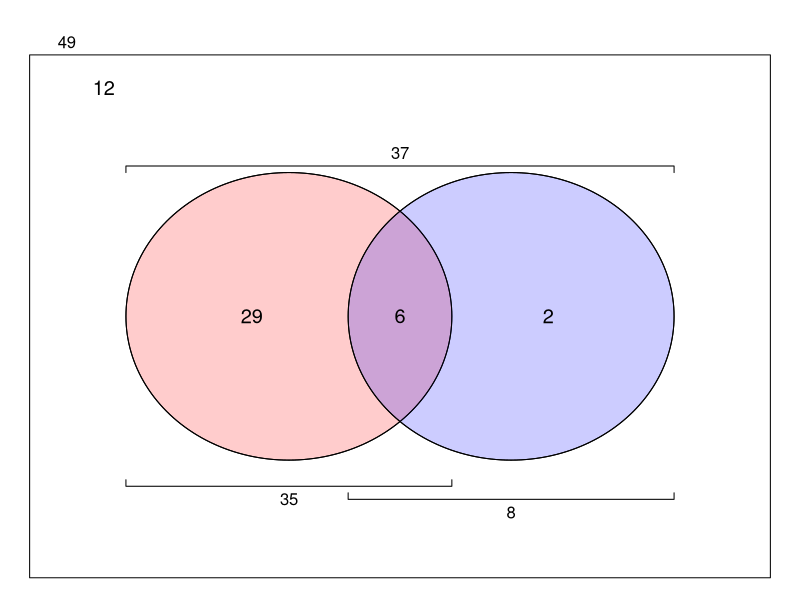

The R source for this figure:
## ---- chunk 1

# set oA, oB, i, nAB
# u = oA+oB-i
# A = oA+i
# B = oB+i
# tot = u+nAB
# oA, oB, i, u, A, B, nAB, tot   

while(T){
    da4 = sample(2:30,4)
    oA = da4[1]
    oB = da4[2]
    I = da4[3]
    nAB = da4[4]
    U = oA+oB+I
    A = oA+I
    B = oB+I
    tot = U+nAB
    a = c(oA,oB,I,U,A,B,nAB,tot)
    whichgive = sample(1:8,4)
    gottem = 1*(1:8==whichgive[1])+1*(1:8==whichgive[2])+1*(1:8==whichgive[3])+1*(1:8==whichgive[4])
    eqs = list(c(1,3,5),c(2,3,6),c(4,7,8),c(1,2,3,4))
    wa = numeric()
    for(i in 1:10){
        for(eq in eqs){
            if(sum(gottem[eq])+1==length(eq)){
                for(j in eq){
                    if(gottem[j]==0){
                        gottem[j] = 1
                        wa = c(wa,j)
                    }
                }
            }
        }
    }
    if(length(unique(a))==8 && min(a)>=0 && sum(gottem)==8){break}
}
states = c(paste0("The number of students in only club A (and not club B) is ",oA,".",collapse=""),
           paste0("The number of students in only club B (and not club A) is ",oB,".",collapse=""),
           paste0("The number of students in both clubs (in A and B) is ",I,".",collapse=""),
           paste0("The number of students in at least one club is ",U,".",collapse=""),
           paste0("The number of students in club A is ",A,".",collapse=""),
           paste0("The number of students in club B is ",B,".",collapse=""),
           paste0("The number of students in neither club is ",nAB,".",collapse=""),
           paste0("The total number of students in the school is ",tot,".",collapse="")
           )

quests = c("How many students are only in club A (and not club B)?",
           "How many students are only in club B (and not club A)?",
           "How many students are in BOTH clubs?",
           "How many students are in at least one club?",
           "How many students are in club A?",
           "How many students are in club B?",
           "How many students are in neither club?",
           "How many students are in the school?"
           )

alsol = function(ans,n=5,dx=1,spri=NULL){
    choices = ans-sample(0:(n-1),1)*dx+(0:(n-1))*dx
    al = paste0("* ",choices,collapse="\n")
    if(!is.null(spri)){
        choices = round(ans-sample(0:(n-1),1)*dx+(0:(n-1))*dx,spri)
        al = paste0("* ",sprintf(paste0("%.",spri,"f",collapse=""),choices),collapse="\n")
    }
    sol = paste0(1*(ans==choices),collapse="")
    return(data.frame(al,sol))
}

as1 = alsol(a[wa[1]])
as2 = alsol(a[wa[2]])
as3 = alsol(a[wa[3]])
as4 = alsol(a[wa[4]])


## ---- chunk 2
circ = function(x0,y0,r,col=rgb(0,0,0,0)){
    th = seq(0,2*pi,pi/100)
    polygon(x0+r*cos(th),y0+r*sin(th),col=col)
}
par(mar=c(0,0,0,0))
plot(0,0,"n",xlim=c(-1,9),ylim=c(-1,7.5),axes=F,ann=F)
circ(2.5,3,2.2,col=rgb(1,0,0,0.2))
circ(5.5,3,2.2,col=rgb(0,0,1,0.2))
circ(2.5,3,2.2)
circ(5.5,3,2.2)
text(2,3,oA,cex=1.2)
text(6,3,oB,cex=1.2)
text(4,3,I,cex=1.2)
lines(c(0.3,0.3,4.7,4.7),c(0.5,0.4,0.4,0.5))
text(2.5,0.2,A)
lines(c(3.3,3.3,7.7,7.7),c(0.3,0.2,0.2,0.3))
text(5.5,0,B)
lines(c(0.3,0.3,7.7,7.7),c(5.2,5.3,5.3,5.2))
text(4,5.5,U)
lines(c(-1,-1,9,9,-1),c(-1,7,7,-1,-1))
text(-0.5,7.2,tot)
text(0,6.5,nAB,cex=1.2)
